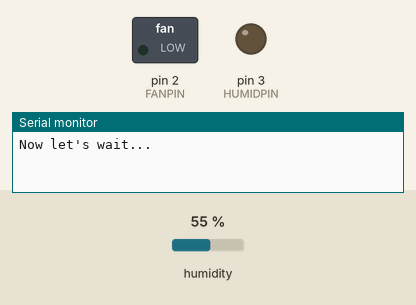
Recording of a sketch running on a simulated Arduino Uno, built with avr-gcc and run on an emulated ATmega328P. On the bench: switched loads named in the sketch (green lamp = pin HIGH), output pins drawn as LEDs (lit = HIGH), the last lines printed to the serial monitor. Inputs (shaded band) come from the test bench; at power-on: humidity 55 %.

Above: at 0.1 s.
At 60.1 s:
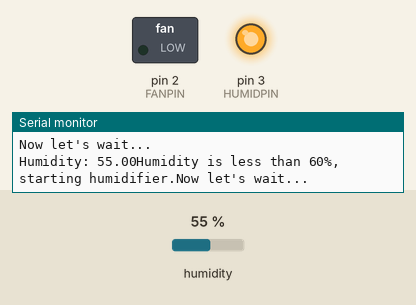
Timing chart, 0 to 61.6 s (numbered marks = the images above):
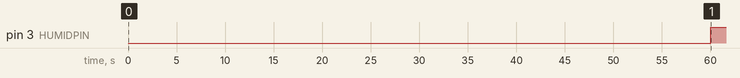

Measured:
- by itself, pin 3 (HUMIDPIN): LOW → HIGH at 60.0 s

The sketch:

shroombox.ino
```cpp
/*
Shroombox code

The Shroombox is an automated mushroom fruiting chamber.

You need an AM2320 sensor, a two channel 5v relay,
a 5v fan and a 5v humidifier (I suggest something that runs on usb).

Connect the AM2320:
  Pin 1 (VDD) - 5V
  Pin 2 (SDA) - A4
  Pin 3 (GND) - GND
  Pin 4 (SCL) - A5

Connect the relay:
  Pin 1 (VCC) - 5V
  Pin 3 (GND) - GND
  Pin 3 (IN1) - D2
  Pin 4 (IN2) - D3

Connect the fan to relay 1, humidifier to relay 2.
*/

#include <Adafruit_Sensor.h>
#include <Adafruit_AM2320.h>

// Create a new instance of the Adafruit_AM2320 class:
Adafruit_AM2320 AM2320 = Adafruit_AM2320();

#define FANPIN 2
#define HUMIDPIN 3

//Setup humidifier & fan states
int humidifierState = 0;

//Setup fan timer
int fanTimer = 0;

void setup() {
  //Debug
  Serial.begin(9600);
  //Setup sensor
  AM2320.begin();

  //Setup relays
  pinMode(FANPIN, OUTPUT);
  pinMode(HUMIDPIN, OUTPUT);

}

void loop() {
  Serial.println("Now let's wait...");
  //Wait a minute.
  delay(60000);

  //Increase fan timer
  fanTimer++;

  //Read humidity
  float h = AM2320.readHumidity();

  // Check if read failed and exit early (to try again):
  if (isnan(h)) {
    Serial.println("Failed to read from DHT sensor!");
    return;
  }

  //Debug
  Serial.print("Humidity: ");
  Serial.print(h);

  //If humidity < 60, start humidifier. If > 80, stop humidifier.
  if (h < 60 && humidifierState == 0) {
    //Debug
    Serial.print("Humidity is less than 60%, starting humidifier.");
    digitalWrite(HUMIDPIN, HIGH);
    humidifierState = 1;
  }
  else if (h > 80 && humidifierState == 0) {
    //Debug
    Serial.print("Humidity is more than 80&, stopping humidifier.");
    digitalWrite(HUMIDPIN, LOW);
    humidifierState = 0;
  }

  //If the fan hasn't run for one hour, start it for five minutes
  if (fanTimer > 60) {
    //Debug
    Serial.print("Starting fan");
    digitalWrite(FANPIN, HIGH);
    delay(60000*5);
    fanTimer = 0;
    //Debug
    Serial.print("Stopping fan");
    digitalWrite(FANPIN, LOW);
  }

}
```
